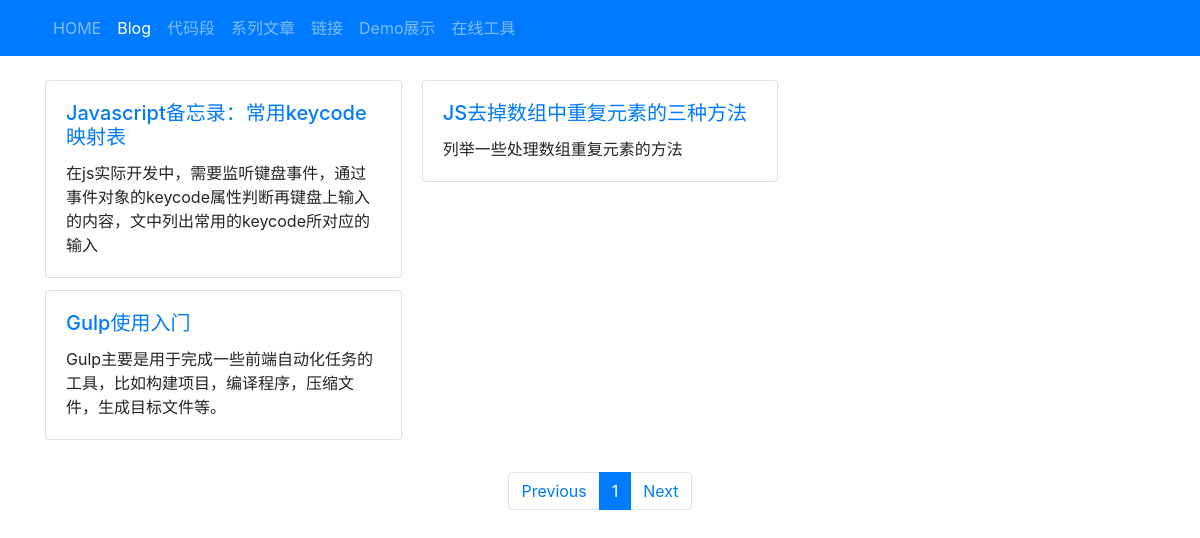
/blog, run on an earlier commit of the app's database.
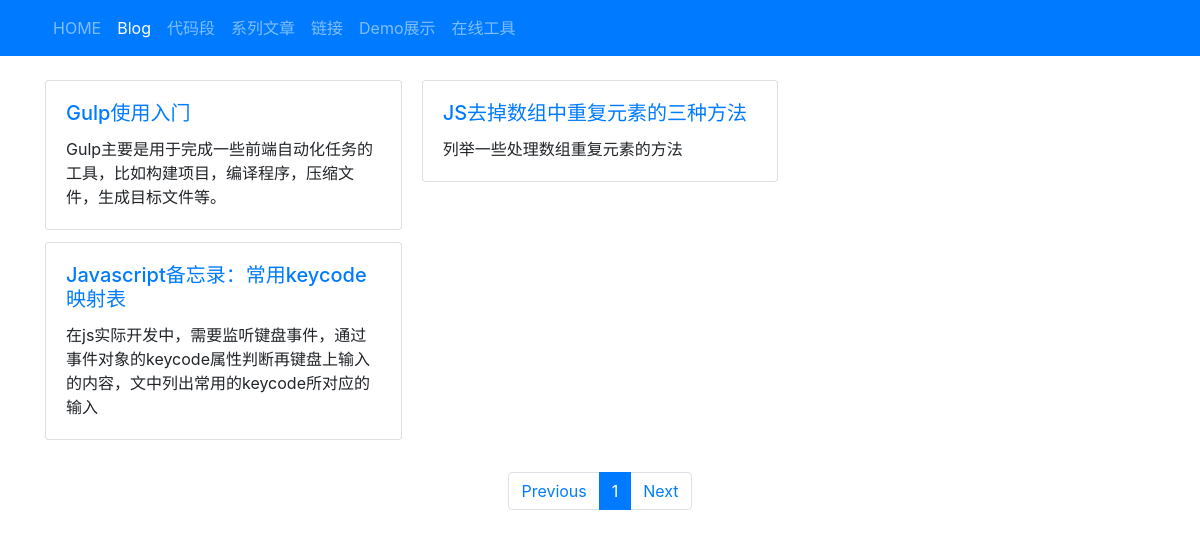
And on a later commit of the database.
### tables this page shows
CREATE TABLE `dh_content` (
  `c_id` int(11) unsigned NOT NULL AUTO_INCREMENT,
  `c_type` varchar(20) NOT NULL DEFAULT 'article' COMMENT '内容类型',
  `c_cateid` varchar(255) NOT NULL DEFAULT '0' COMMENT '分类ID',
  `c_title` varchar(255) NOT NULL DEFAULT '' COMMENT '标题',
  `c_thumb` varchar(255) DEFAULT NULL COMMENT '文章缩略图',
  `c_tag` varchar(255) DEFAULT NULL COMMENT '标签',
  `c_linktitle` varchar(255) DEFAULT NULL,
  `c_link` varchar(255) DEFAULT NULL COMMENT '外链',
  `c_alias` varchar(255) DEFAULT NULL,
  `c_cont` longtext COMMENT '文章内容',
  `c_summery` text COMMENT '摘要',
  `c_pubdate` datetime NOT NULL DEFAULT '0000-00-00 00:00:00' ON UPDATE CURRENT_TIMESTAMP COMMENT '时间',
  `c_parentid` int(11) DEFAULT '0',
  `c_seokeyword` varchar(255) DEFAULT NULL,
  `c_seodescription` varchar(255) DEFAULT NULL,
  `c_mdcont` longtext,
  `c_order` int(4) DEFAULT '0',
  `c_linkdate` datetime DEFAULT NULL COMMENT '链接发布时间',
  PRIMARY KEY (`c_id`)
);

### webhome/controller/index/IndexBlog.php (called while the page is built, shortened)
<?php
class IndexBlogController extends IndexBaseController {
    public function index() {
        $cmodel = $this->getModel('content');
        $page = intval($this->http->inputGet('page'));
        $page = $page==0 ? 1 : $page;
        $pageData = $cmodel->setPageNum($page)->getPageData('article');
        $this->assign('pager' , page_show($page , $pageData['count'] , $cmodel->getPageSize() , "/blog"));
        $this->display();
    }
}
?>

### webhome/index.php (called while the page is built, shortened)
<?php
require(dirname(__FILE__).'/common/func.php');
$app = new AppStart();
$app->initApp('web')->execute();
?>

### index.php (called while the page is built, shortened)
<?php
require('./'.HOME.'/index.php');
?>

### includes/functions/comm_func.php (called while the page is built, shortened)
<?php
function incFile($filepath , $data=array()) {
    return true;
}
function theme_load($tname , $tdata=array()) {
    extract($tdata);
    require($tname);
    $block_cont = ob_get_contents();
    return $block_cont;
}
?>

### includes/driver/pdo.php (called while the page is built, shortened)
<?php
class PdoDriver {
	private $_dbh;
	private $_prex;
	public function __construct($config) {
		try {
			$dsn = $config['dbtype'].":dbname=".$config['dbname'].";host=".$config['host'];
			$user = $config['user'];
			$pwd = $config['pwd'];
			$this->_dbh = new PDO($dsn , $user , $pwd);
			$this->_dbh->query("SET NAMES utf8");
			$this->_prex = $config['prex'];
		} catch(PDOException $e) {
			die("Connection Error: ".$e->getMessage());
		}
	}
	public function checkError() {
		$result = $this->_dbh->errorInfo();
	}
	public function select($table , $options) {
		$rows = array();
		$fields = isset($options['field']) ? $options['field'] : '*';
		$where = isset($options['where']) ? $options['where'] : '';
		$order = isset($options['order']) ? ' ORDER BY '.$options['order'] : '';
		$group = isset($options['group']) ? ' GROUP BY '.$options['group'] : '';
		$join = isset($options['join']) ? $options['join'] : '';
		$limit = isset($options['limit']) ? ' LIMIT '.$options['limit'] : '';
		$sql = "SELECT ".$fields." FROM ".$this->_prex.$table." AS ".$table." ".$join." WHERE 1 ".$where.$group.$order.$limit;
		$res = $this->_dbh->query($sql , PDO::FETCH_ASSOC);
		foreach($res as $row) {
			$rows[] = $row;
		}
		return $rows;
	}
}
?>

### includes/model/MysqlModel.php (called while the page is built, shortened)
<?php
class MysqlModel {
    protected $db;
    protected $table;
    private $_queryOptions = array();
    public function __construct() {
        $this->db = Driver::get('pdo');
    }
    public function select($options=array()) {
        return $this->db->select($this->table , $options);
    }
    public function where($where) {
        $this->_queryOptions['where'] = ' AND '.$where;
        return $this;
    }
    public function order($order) {
        $this->_queryOptions['order'] = $order;
        return $this;
    }
    public function query() {
        return $this->db->select($this->table , $this->_queryOptions);
    }
    public function clearQuery() {
        $this->_queryOptions = array();
        return $this;
    }
}
?>

### webhome/model/ContentModel.php (called while the page is built, shortened)
<?php
class ContentModel extends MysqlModel {
    public function getPageData($ctype) {
        $where = " AND c_type='".$ctype."'";
        $count = $this->getCount($where);
        $start = intval($this->pagenum-1)*$this->pagesize-1;
        $start = $start < 0 ? 0 : $start;
        $rows = $this->select(array('order'=>'c_pubdate DESC , c_id DESC' , 'where'=>$where, 'limit'=>$start.','.$this->pagesize));
        return array('rows'=>$rows, 'count'=>$count);
    }
}
?>

### includes/controller/WebController.php (called while the page is built, shortened)
<?php
abstract class WebController {
    protected $models = array();
    protected function getModel($mName) {
        if(isset($this->models[$mName])) {
            return $this->models[$mName];
        }
        $modelName = $mName.'Model';
        $this->models[$mName] = new $modelName;
        return $this->models[$mName];
    }
}
?>

### includes/driver.php (called while the page is built, shortened)
<?php
class Driver {
    private static $_drivers = array();
    public static function load($name , $config=array()) {
        if(!isset(self::$_drivers[$name])) {
            self::$_drivers[$name] = new $driver_class($config);
        }
    }
    public static function get($name) {
        return self::$_drivers[$name];
    }
}
?>

### webhome/layouts/index/default/template.php (the view, shortened to what this page needs)
<!DOCTYPE html>
<html lang="zh-CN">
<head>
    <link rel="stylesheet" href="/static/plugins/bootstrap4/css/bootstrap.min.css" />
    <link rel="stylesheet" href="/webhome/layouts/index/default/css/main.css?v=1.0.2"/>
</head>
<body>
    <nav class="navbar navbar-expand-lg navbar-dark bg-primary fixed-top">
        <div class="container">
            <div class="collapse navbar-collapse" id="navbarTogglerDemo01">
                <ul class="navbar-nav mr-auto mt-2 mt-lg-0">
                  <?php foreach($menu_list as $menu):?>
                    <li class="nav-item <?php if($menu['isactive']==1): echo 'active'; endif; ?>">
                        <a class="nav-link" href="<?php echo $menu['c_alias'];?>"><?php echo $menu['c_title'];?></a>
                    </li>
                  <?php endforeach;?>
                </ul>
            </div>
        </div>
    </nav>
    <?php echo $body; ?>
</body>
</html>

### includes/runner/web.php (shortened to what this page needs)
<?php
class WebRunner {
    public function execute() {
        $config = InitApp::config('app');
        $uri_mode =  1;
        if(isset($config['uri_mode'])) {
            if(isset($config['uri_mode'][APP_DIR])) {
                $uri_mode = intval($config['uri_mode'][APP_DIR]);
            }
        }
        if($uri_mode == 1) {
            $ctrl_obj = new $ctrl_name;
            $ctrl_action = A_NAME;
            $ctrl_obj->$ctrl_action();
        } else if($uri_mode == 2) {
            incFile(APP_BASE.DS.'bootstrap.php');
        }
    }
}
?>

### webhome/common/func.php (shortened to what this page needs)
<?php
function page_show($page , $total , $pagesize=10 , $url) {
    $offset = 2;
    $pageTotal = ceil($page/$pagesize);
    $prev = (intval($page)-1) <= 0 ? 1 : intval($page)-1;
    $next = (intval($page)+1) > $pageTotal ? $pageTotal : intval($page)+1;
    $start = $page - $offset;
    $start = ($start < $offset) ? 1:$start;
    $end = $offset*2+$start;
    if($end > $pageTotal ) {
        $end = $pageTotal;
    }
    $page_show = array();
    $page_show[] = '<nav aria-label="Page navigation example" class="m-center"><ul class="pagination">';
    $page_show[] = '<li class="page-item"><a class="page-link" href="'. $url.'?page='.($prev).'">Previous</a></li>';
    for($i=$start; $i<=$end; $i++) {
        $page_show[] = '<li class="page-item '.($i==$page?'active':'').'"><a class="page-link" href="'. $url.'?page='.($i).'">'.$i.'</a></li>';
    }
    $page_show[] = '<li class="page-item"><a class="page-link" href="'. $url.'?page='.($next).'">Next</a></li>';
    $page_show[] = '</ul></nav>';
    return implode('' , $page_show);
}
?>

### webhome/views/index/blog/index.php (shortened to what this page needs)
<div class="container mt-80">
    <div class="card-columns">
        <?php foreach($rows as $row):?>
        <div class="card">
            <div class="card-body">
                <h5 class="card-title"><a href="/blog/detail/<?php echo $row['c_alias']?>"><?php echo $row['c_title']?></a></h5>
                <p class="card-text"><?php echo $row['c_summery']?></p>
            </div>
        </div>
        <?php endforeach;?>
    </div>
    <div class="row mt-20"><?php echo $pager;?></div>
</div>

### webhome/controller/index/Base.php (shortened to what this page needs)
<?php
class IndexBaseController extends WebController {
    private $_assigns = array('v'=>'index' , 'body'=>'' , 'script'=>'' , '');
    public function display() {
        $ui_model = $this->getModel('ui');
        $ui_rows = $ui_model->order('ui_id DESC')->query();
        $sel_ui = NULL;
        foreach($ui_rows as $ui_item) {
            if($ui_item['ui_isactive'] == 1) {
                $sel_ui = $ui_item;
                break;
            }
        }
        $cont_model = $this->getModel('content')->clearQuery();
        $menu_list =  $cont_model->where("c_type='page'")->order('c_order ASC,c_id ASC')->query();
        $this->_assigns['menu_list'] =$menu_list;
        $tmpl_path = THEME_PATH.DS.$sel_ui['ui_path'].DS.'template.php';
        $v_cont = theme_load(V_PATH.DS.C_NAME.DS.A_NAME.'.php' , $this->_assigns);
        $this->_assigns['body'] = $v_cont;
        echo theme_load($tmpl_path , $this->_assigns);
    }
    protected function assign($key , $val) {
        $this->_assigns[$key] = $val;
    }
}
?>

### webhome/layouts/index/default/css/main.css (style rules this page uses)
.mt-80 { margin-top:80px; }
.mt-20 { margin-top:20px; }
.m-center { margin:0 auto; }

What changed in the data, as far as the page shows it:
changed dh_content "Gulp使用入门": moves up the list
